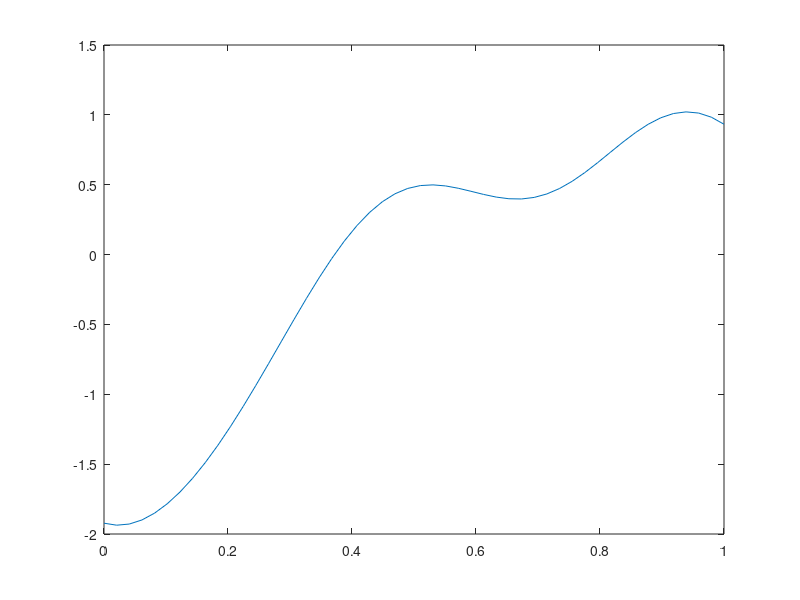

Here is the MATLAB script that generated this plot: (Note: this script raises an error after producing the figure.)
%% Testing simple gradient based learning

% Testing cautious learning using gradients
clc; clear; close all;

%% Plot a function

rng(2);
hp.type = 'squared exponential ard';
hp.l = 0.25;
hp.scale = 1;
hp.noise.var = 0.0001;

n = 50;
mu = 0;
x = linspace(0,1,n)';
l = hp.l;
s = hp.scale;
kern = @(x1,x2) s * exp(-(norm(x1(:)-x2(:),2)^2)/(2*(l^2)));
Sigma = zeros(n,n);
for i = 1:n
    for j = 1:n
        Sigma(i,j) = kern(x(i),x(j));
    end
end
[U,S] = eig(Sigma);
f = U * sqrt(max(0,S)) * randn(n,1);

plot(x,f);
hold on;

% Fit a fourth order model
%{
phi = @(x) [ones(length(x),1), x, x.^2, x.^3, x.^4];
phi_deriv = @(x) [zeros(length(x),1), 1, 2*x, 3*x.^2, 4*x.^3];
Phi = phi(x);
a = Phi \ f;
f_poly = Phi*a;
f_model = @(x) phi(x)*a;
f_model_deriv = @(x) phi_deriv(x)*a;
[x_ext_cand,~] = fsolve(f_model_deriv,0);
hold on;
plot(x,f_poly);
legend('function', 'model surrogate');
%}

% Fit a GP with 5 noisy samples
n_sample = 5;
idx_sample = randi(n,n_sample,1);
x_sample = x(idx_sample);
y_sample = f(idx_sample) + sqrt(hp.noise.var)*randn(n_sample,1);
gp = GP(hp,x_sample',y_sample,true);

m = zeros(n,1);
s2 = zeros(n,1);
m_der = zeros(n,1);
s2_der = zeros(n,1);
for i = 1:n
    [mean, var, mean_der, var_der] = gp.predict(x(i));
    m(i) = mean;
    s2(i) = var;
    m_der(i) = mean_der;
    s2_der(i) = var_der;
end
plot(x,m,'r');
f_ucb = [m+2*sqrt(s2); flip(m-2*sqrt(s2))];
fill([x;flip(x)],f_ucb,'b','FaceAlpha',0.3);
plot(x_sample, y_sample, '*', 'Color', 'k', 'MarkerSize', 8);

%% Climb up to local max of function with a particle

% solve bvp starting from x0 = 0 and ends up at time T to f_max
%[f_max,idx] = max(f_poly);
acq_func = @(x) gp.mean(x) + 0.5 * gp.var(x);
acq_der = @(x) gp.mean_der(x) + 0.5 * gp.var_der(x);
%[x_ext_cand,~] = fsolve(acq_der,0.5);
[~,idx_cand] = max(acq_func(x));
xf = x_ext_cand;
x0 = 0.0;
T = 5.0;
fnc_particle = @(t,x) [x(2); -acq_der(x(1))];
f_bc = @(x1,x2) [x1(1); x2(1) - xf];
n_init = 10;
x_init = @(t) [x0 + (t/T) * (xf-x0); 0.1];
solinit = bvpinit(linspace(0,T,n_init),x_init);
sol = bvp4c(fnc_particle,f_bc,solinit);
x_particle = sol.y(1,:);
f_particle = interp1(x,f,x_particle);
scatter(x_particle,f_particle);
% 
% %% Climb down to go to another max
% 
% x_last = sol.y(:,end);
% [t,x_cnt] = ode45(fnc_particle,[0 5],x_last);
% f_cnt = f_model(x_cnt(:,1));
% scatter(x_cnt(:,1),f_cnt);